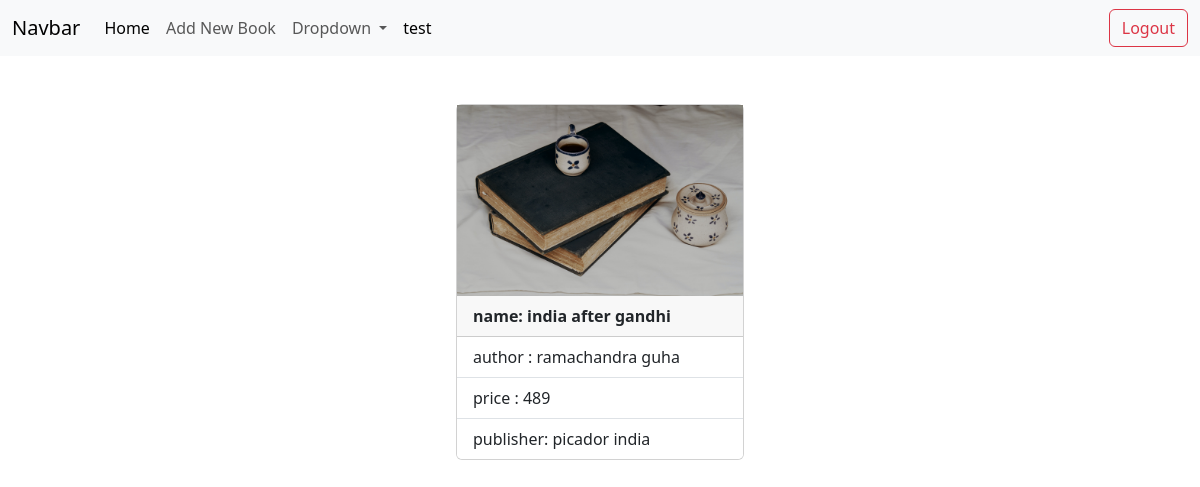
Page /books/2 (signed in) on the committed database.
### book/models.py (models this page shows, shortened)
class Books(models.Model):
    name=models.CharField(max_length=200,unique=True)
    author=models.CharField(max_length=200)
    price=models.PositiveIntegerField()
    publisher=models.CharField(max_length=200)
    genre=models.CharField(max_length=200,null=True)
    picture=models.ImageField(upload_to="images",null=True)

### book/views.py (the view)
# urls.py: path("books/<int:pk>",views.BookDetailView.as_view(),name="book-detail"),
@method_decorator(signin_required,name="dispatch")
class BookDetailView(View):
    def get(self,request,*args,**kwargs):
        if not request.user.is_authenticated:
            messages.error(request,"invalid session")
            return redirect("signin")
        id=kwargs.get("pk")
        qs=Books.objects.get(id=id)
        return render(request,"book_detail.html",{"data":qs})

### book/views.py (called while the page is built)
def signin_required(fn):
    def wrapper(request,*args,**kwargs):
        if not request.user.is_authenticated:
            messages.error(request,"invalid session")
            return redirect("signin")
        else:
            return fn(request,*args,**kwargs)
    return wrapper

### book/templates/book_detail.html
{%extends 'base.html'%}
{%block body_block%}
<div class="container d-flex justify-content-center mt-5">
  <div class="card" style="width: 18rem;">
    {%if data.picture%}
    <img src="{{data.picture.url}}" alt="">
    {%endif%}
      <div class="card-header">
        <strong>name: {{data.name}}</strong>
      </div>
      <ul class="list-group list-group-flush">
        <li class="list-group-item">author : {{data.author}}</li>
        <li class="list-group-item">price : {{data.price}}</li>
        <li class="list-group-item">publisher: {{data.publisher}}</li>
      </ul>
    </div>
</div>
{%endblock%}

### book/templates/base.html (shortened to what this page needs)
<!DOCTYPE html>
<html lang="en">
<head>
    <link href="https://cdn.jsdelivr.net/npm/bootstrap@5.3.2/dist/css/bootstrap.min.css" rel="stylesheet">
</head>
<body>
    <nav class="navbar navbar-expand-lg bg-body-tertiary">
        <div class="container-fluid">
          <a class="navbar-brand" href="#">Navbar</a>
          <div class="collapse navbar-collapse" id="navbarSupportedContent">
            <ul class="navbar-nav me-auto mb-2 mb-lg-0">
              <li class="nav-item">
                <a class="nav-link active" aria-current="page" href="{%url 'book-all'%}">Home</a>
              </li>
              <li class="nav-item">
                <a class="nav-link" href="{%url 'book-add'%}">Add New Book</a>
              </li>
              <li class="nav-item dropdown">
                <a class="nav-link dropdown-toggle" href="#" role="button" data-bs-toggle="dropdown" aria-expanded="false">
                  Dropdown
                </a>
              </li>
              <li class="nav-item">
                <a class="nav-link active" aria-current="page" href="">{{request.user}}</a>
              </li>
            </ul>
            <div>
                <a href="{%url 'signout'%}" class="btn btn-outline-danger">Logout</a>
            </div>
          </div>
        </div>
      </nav>
    {%block body_block%}
    {%endblock%}
</body>
</html>

### rows in the picture
Books: picture (picture), name "india after gandhi", author "ramachandra guha", price "489", publisher "picador india"

### other values in the picture
{{ request.user }} "test"
